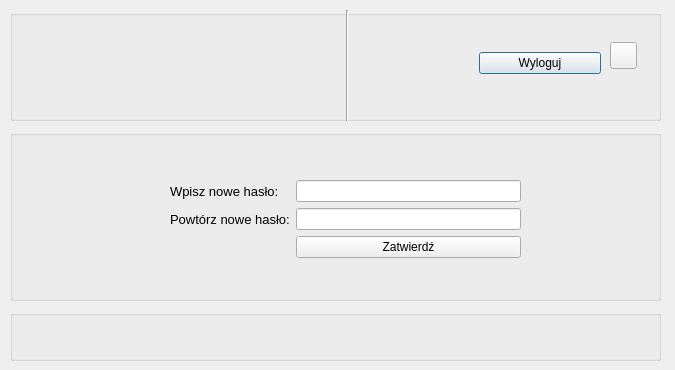
<?xml version="1.0" encoding="UTF-8"?>
<ui version="4.0">
 <class>EmployeeDataForm</class>
 <widget class="QDialog" name="EmployeeDataForm">
  <property name="geometry">
   <rect>
    <x>0</x>
    <y>0</y>
    <width>675</width>
    <height>370</height>
   </rect>
  </property>
  <property name="windowTitle">
   <string>Dialog</string>
  </property>
  <widget class="QGroupBox" name="groupBox_menu">
   <property name="geometry">
    <rect>
     <x>10</x>
     <y>10</y>
     <width>651</width>
     <height>111</height>
    </rect>
   </property>
   <property name="title">
    <string/>
   </property>
   <widget class="QLabel" name="label_logo_3">
    <property name="geometry">
     <rect>
      <x>10</x>
      <y>10</y>
      <width>321</width>
      <height>91</height>
     </rect>
    </property>
    <property name="text">
     <string/>
    </property>
   </widget>
   <widget class="Line" name="line_3">
    <property name="geometry">
     <rect>
      <x>322</x>
      <y>0</y>
      <width>31</width>
      <height>121</height>
     </rect>
    </property>
    <property name="orientation">
     <enum>Qt::Vertical</enum>
    </property>
   </widget>
   <widget class="QWidget" name="layoutWidget">
    <property name="geometry">
     <rect>
      <x>340</x>
      <y>40</y>
      <width>251</width>
      <height>27</height>
     </rect>
    </property>
    <layout class="QHBoxLayout" name="horizontalLayout">
     <item>
      <widget class="QLabel" name="label_user_4">
       <property name="font">
        <font>
         <pointsize>11</pointsize>
        </font>
       </property>
       <property name="text">
        <string/>
       </property>
      </widget>
     </item>
     <item>
      <widget class="QPushButton" name="pushButton_logout">
       <property name="text">
        <string>Wyloguj</string>
       </property>
      </widget>
     </item>
    </layout>
   </widget>
   <widget class="QPushButton" name="pushButton_back">
    <property name="geometry">
     <rect>
      <x>600</x>
      <y>32</y>
      <width>27</width>
      <height>27</height>
     </rect>
    </property>
    <property name="toolTip">
     <string>&lt;html&gt;&lt;head/&gt;&lt;body&gt;&lt;p&gt;&lt;br/&gt;&lt;/p&gt;&lt;/body&gt;&lt;/html&gt;</string>
    </property>
    <property name="text">
     <string/>
    </property>
   </widget>
  </widget>
  <widget class="QGroupBox" name="groupBoxlogin">
   <property name="geometry">
    <rect>
     <x>10</x>
     <y>130</y>
     <width>651</width>
     <height>171</height>
    </rect>
   </property>
   <property name="title">
    <string/>
   </property>
   <widget class="QWidget" name="formLayoutWidget_3">
    <property name="geometry">
     <rect>
      <x>160</x>
      <y>50</y>
      <width>351</width>
      <height>81</height>
     </rect>
    </property>
    <layout class="QFormLayout" name="formLayout_3">
     <item row="0" column="0">
      <widget class="QLabel" name="label_newpassword">
       <property name="font">
        <font>
         <pointsize>10</pointsize>
        </font>
       </property>
       <property name="text">
        <string>Wpisz nowe hasło:</string>
       </property>
      </widget>
     </item>
     <item row="1" column="0">
      <widget class="QLabel" name="label_repeatnewpassword">
       <property name="font">
        <font>
         <pointsize>10</pointsize>
        </font>
       </property>
       <property name="text">
        <string>Powtórz nowe hasło:</string>
       </property>
      </widget>
     </item>
     <item row="1" column="1">
      <widget class="QLineEdit" name="lineEdit_repeatnewpassword">
       <property name="echoMode">
        <enum>QLineEdit::Password</enum>
       </property>
      </widget>
     </item>
     <item row="2" column="1">
      <widget class="QPushButton" name="pushButtonlog_in_3">
       <property name="text">
        <string>Zatwierdź</string>
       </property>
      </widget>
     </item>
     <item row="0" column="1">
      <widget class="QLineEdit" name="lineEdit_newpassword">
       <property name="text">
        <string/>
       </property>
       <property name="echoMode">
        <enum>QLineEdit::Password</enum>
       </property>
      </widget>
     </item>
    </layout>
   </widget>
  </widget>
  <widget class="QGroupBox" name="groupBox_info">
   <property name="geometry">
    <rect>
     <x>10</x>
     <y>310</y>
     <width>651</width>
     <height>51</height>
    </rect>
   </property>
   <property name="title">
    <string/>
   </property>
   <widget class="QLabel" name="label_info_3">
    <property name="geometry">
     <rect>
      <x>230</x>
      <y>10</y>
      <width>271</width>
      <height>31</height>
     </rect>
    </property>
    <property name="font">
     <font>
      <pointsize>10</pointsize>
     </font>
    </property>
    <property name="text">
     <string/>
    </property>
   </widget>
  </widget>
 </widget>
 <resources/>
 <connections/>
</ui>
